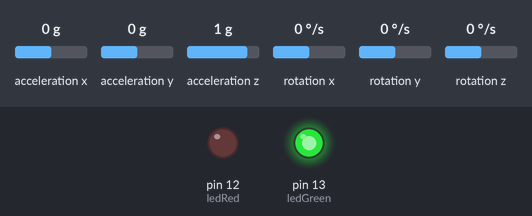
Simulated run of this sketch. Board: Arduino Uno, built with avr-gcc and run on an emulated ATmega328P. Shown: output pins drawn as LEDs (lit = HIGH). Wiring (inferred from the names in the program): MPU-6050 motion sensor at I2C address 0x68. The inputs (shaded band) are chosen by the test bench; at power-on: acceleration x 0 g, acceleration y 0 g, acceleration z 1 g, rotation x 0 °/s, rotation y 0 °/s, rotation z 0 °/s. What the sketch prints to the serial monitor is not drawn.

Above: at 0.1 s.
Timing chart, 0 to 1.6 s (numbered marks = the images above):
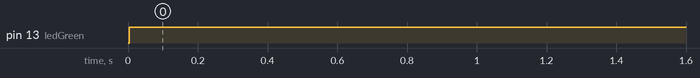

The sketch:

KiokoIOProjectMPUModified.ino
```cpp
//Import libraries
#include<Wire.h>

//Declare global variables
//Declare constants
//const int pushButton = 2;
const int ledGreen = 13;
const int ledRed = 12;
const int MPU_ADDR = 0x68;

int16_t accelerometer_x, accelerometer_y, accelerometer_z; // variables for accelerometer raw data
int16_t gyro_x, gyro_y, gyro_z; // variables for gyro raw data
int16_t temperature; // variables for temperature data
char tmp_str[7]; // temporary variable used in convert function
char* convert_int16_to_str(int16_t i) { // converts int16 to string. Moreover, resulting strings will have the same length in the debug monitor.
  sprintf(tmp_str, "%6d", i);
  return tmp_str;
}

void setup(){
  pinMode(ledGreen, OUTPUT);
  pinMode(ledRed, OUTPUT);
  Serial.begin(9600);
  Wire.begin();
  Wire.beginTransmission(MPU_ADDR); // Begins a transmission to the I2C slave (GY-521 board)
  Wire.write(0x6B); // PWR_MGMT_1 register
  Wire.write(0); // set to zero (wakes up the MPU-6050)
  Wire.endTransmission(true);
}

void loop(){
  Wire.beginTransmission(MPU_ADDR);
  Wire.write(0x3B); // starting with register 0x3B (ACCEL_XOUT_H) [MPU-6000 and MPU-6050 Register Map and Descriptions Revision 4.2, p.40]
  Wire.endTransmission(false); // the parameter indicates that the Arduino will send a restart. As a result, the connection is kept active.
  Wire.requestFrom(MPU_ADDR, 7*2, true); // request a total of 7*2=14 registers
  accelerometer_x = Wire.read()<<8 | Wire.read(); // reading registers: 0x3B (ACCEL_XOUT_H) and 0x3C (ACCEL_XOUT_L)
  accelerometer_y = Wire.read()<<8 | Wire.read(); // reading registers: 0x3D (ACCEL_YOUT_H) and 0x3E (ACCEL_YOUT_L)
  accelerometer_z = Wire.read()<<8 | Wire.read(); // reading registers: 0x3F (ACCEL_ZOUT_H) and 0x40 (ACCEL_ZOUT_L)
  temperature = Wire.read()<<8 | Wire.read(); // reading registers: 0x41 (TEMP_OUT_H) and 0x42 (TEMP_OUT_L)
  Serial.print(" | tmp = "); Serial.println(temperature/340.00+36.53);
  if (temperature/340.00+36.53 >= 33.00){
    digitalWrite(ledRed, HIGH);
    digitalWrite(ledGreen, LOW);
    Serial.println();
  }
  else {
    digitalWrite(ledRed, LOW);
    digitalWrite(ledGreen, HIGH);
  }
  delay(1000);
}
```

Measured:
- by itself, pin 13 (ledGreen): LOW → HIGH at 0.00 s
